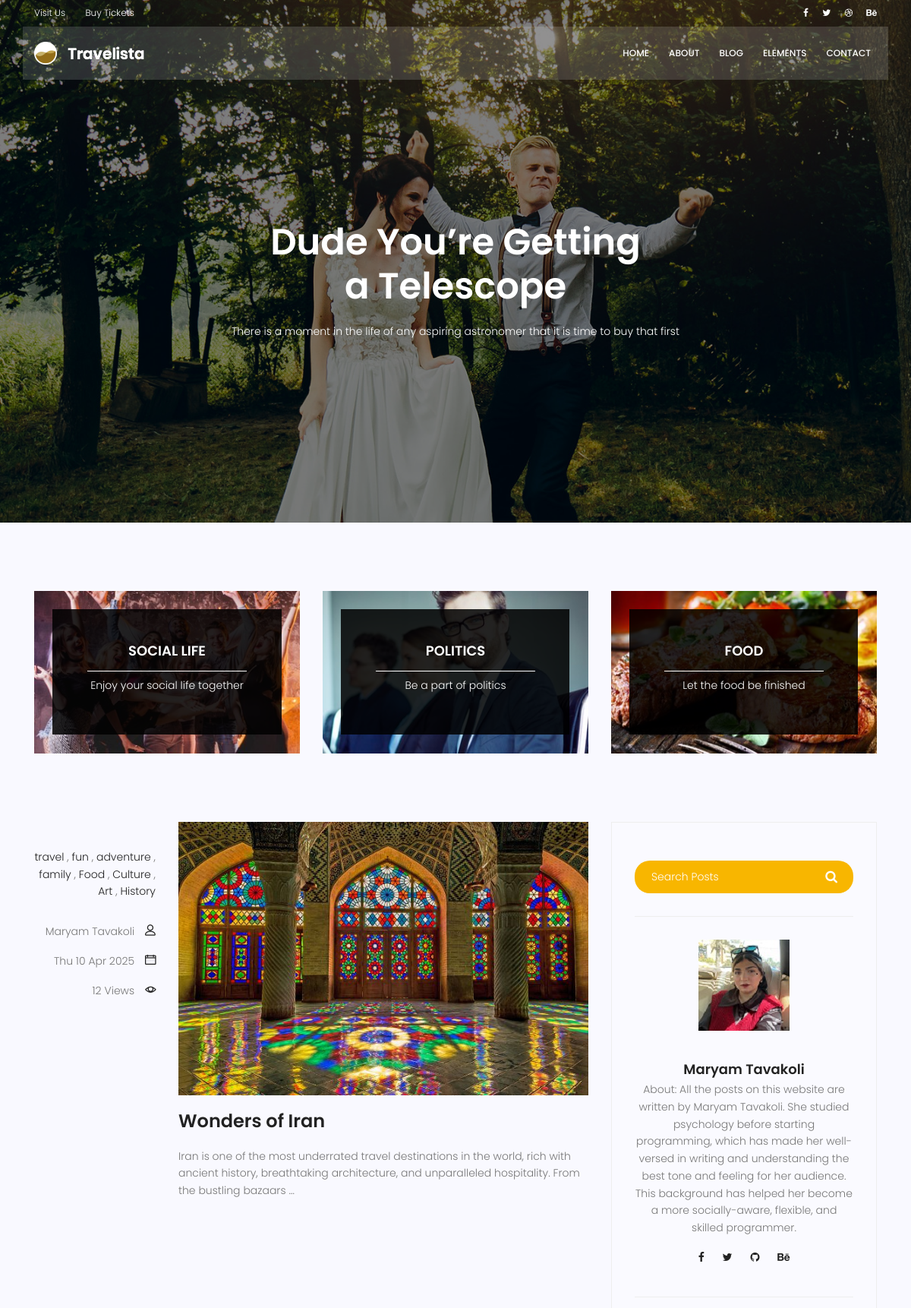
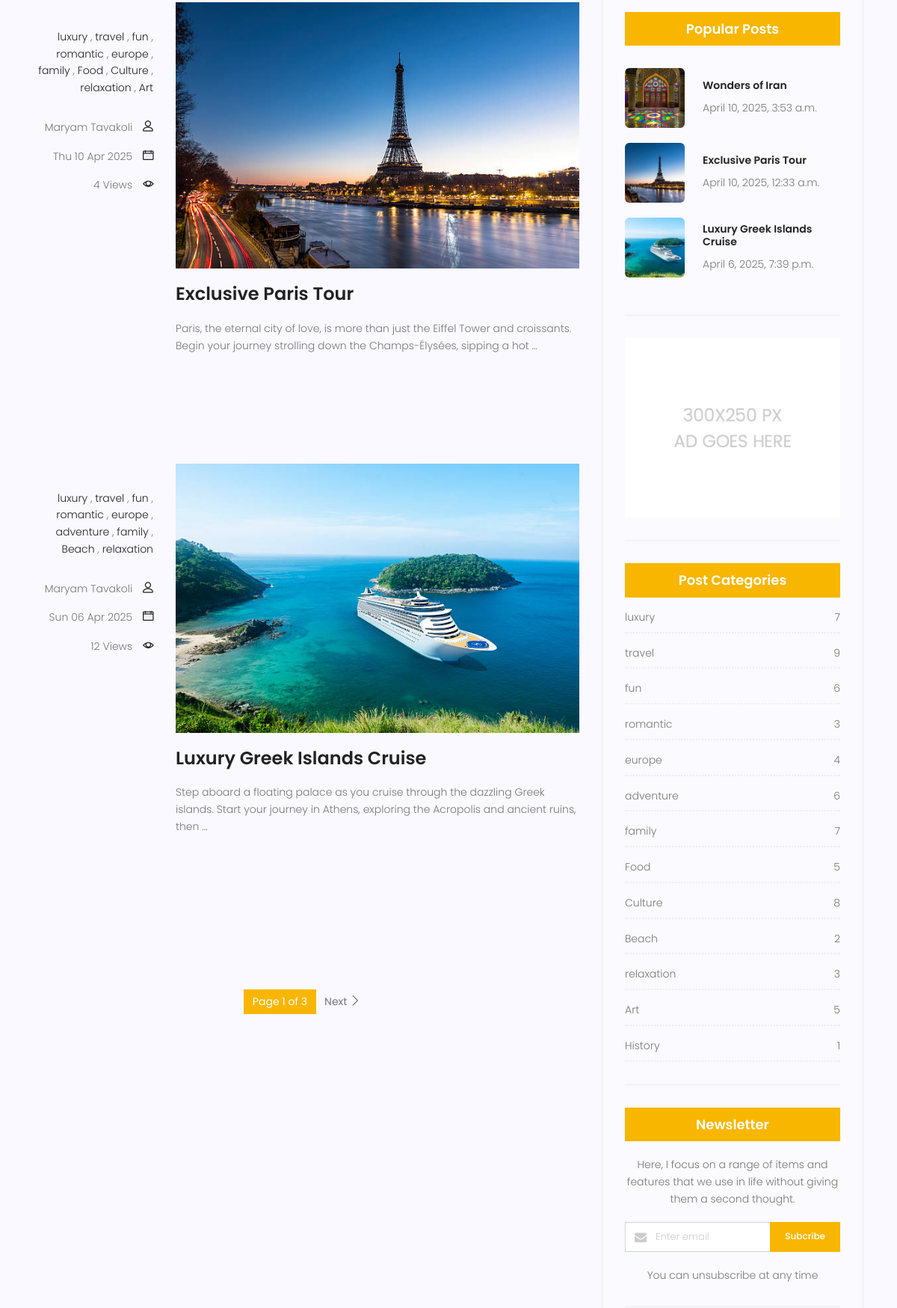
Page /blog/blog-home (upper part) on the committed database (2 pictures, top to bottom).
### app_blog_travel/models.py (models this page shows, shortened)
class category(models.Model):
    name = models.CharField(max_length=50, unique=True)
    def __str__(self):
        return self.name

class Post(models.Model):
    title = models.CharField(max_length=220)
    content = models.TextField()
    slug = models.SlugField(blank=True, null=True)
    image = models.ImageField(upload_to="Post_default",default="first_img_post/my_default.jpeg" )
    counted_views = models.IntegerField(default=0)
    Categories = models.ManyToManyField('category')
    author = models.ForeignKey('Author', on_delete=models.SET_NULL, null=True)
    published_date = models.DateTimeField(null=True)
    created_date = models.DateTimeField(auto_now_add=True)
    updated_date = models.DateTimeField(auto_now=True)
    class Meta:
        ordering = ['published_date']

class Author(models.Model):
    name = models.CharField(max_length=50, unique=True)
    image = models.ImageField(upload_to="author_default",default="first_img_author/author_info.jpeg" )
    about = models.TextField()
    def __str__(self):
        return self.name

### app_blog_travel/views.py (the view)
# urls.py: path('blog-home', blog_home_view, name="home"),
def blog_home_view(request, category_item=None):
    posts = Post.objects.filter(published_date__lte=timezone.now()).order_by('-published_date')
    if category_item:
        posts = posts.filter(Categories__name=category_item)
    all_authors = Author.objects.all()
    all_category = category.objects.all()
    category_dict = {}
    for cat in all_category:
        category_dict[cat] = Post.objects.filter(published_date__lte=timezone.now(), Categories=cat).count()
    paginator = Paginator(posts, 3)
    try:
        page_number = request.GET.get('page')
        page_obj = paginator.get_page(page_number)
    except PageNotAnInteger:
        page_obj = paginator.page(1)
    except EmptyPage:
        page_obj = paginator.page(paginator.num_pages)
    return render(request, 'blog-home.html', {'category_dict': category_dict, 'page_obj': page_obj, 'all_authors':all_authors,})

### app_blog_travel/templatetags/inclusion_tag.py (called while the page is built)
@register.inclusion_tag('inclusion_page.html')
def popular_posts():
    posts = Post.objects.filter(published_date__lte=timezone.now()).order_by('-published_date')[:3]
    return {'posts': posts}

### templates/blog-home.html (shortened to what this page needs)
{% extends 'base.html' %}
{% load static %}
{% load inclusion_tag %}
{% block codes %}
<section class="banner-area relative blog-home-banner" id="home">
	<div class="overlay overlay-bg"></div>
	<div class="container">
		<div class="row d-flex align-items-center justify-content-center">
			<div class="about-content blog-header-content col-lg-12">
				<h1 class="text-white">
					Dude You’re Getting
					a Telescope
				</h1>
				<p class="text-white">
					There is a moment in the life of any aspiring astronomer that it is time to buy that first
				</p>
			</div>
		</div>
	</div>
</section>
<section class="top-category-widget-area pt-90 pb-90 ">
	<div class="container">
		<div class="row">
			<div class="col-lg-4">
				<div class="single-cat-widget">
					<div class="content relative">
						<div class="overlay overlay-bg"></div>
					    <a href="#" target="_blank">
					      <div class="thumb">
					  		 <img class="content-image img-fluid d-block mx-auto" src="{% static 'img/blog/cat-widget1.jpg' %}" alt="">
					  	  </div>
					      <div class="content-details">
					        <h4 class="content-title mx-auto text-uppercase">Social life</h4>
					        <span></span>
					        <p>Enjoy your social life together</p>
					      </div>
					    </a>
					</div>
				</div>
			</div>
			<div class="col-lg-4">
				<div class="single-cat-widget">
					<div class="content relative">
						<div class="overlay overlay-bg"></div>
					    <a href="#" target="_blank">
					      <div class="thumb">
					  		 <img class="content-image img-fluid d-block mx-auto" src="{% static 'img/blog/cat-widget2.jpg' %}" alt="">
					  	  </div>
					      <div class="content-details">
					        <h4 class="content-title mx-auto text-uppercase">Politics</h4>
					        <span></span>
					        <p>Be a part of politics</p>
					      </div>
					    </a>
					</div>
				</div>
			</div>
			<div class="col-lg-4">
				<div class="single-cat-widget">
					<div class="content relative">
						<div class="overlay overlay-bg"></div>
					    <a href="#" target="_blank">
					      <div class="thumb">
					  		 <img class="content-image img-fluid d-block mx-auto" src="{% static 'img/blog/cat-widget3.jpg' %}" alt="">
					  	  </div>
					      <div class="content-details">
					        <h4 class="content-title mx-auto text-uppercase">Food</h4>
					        <span></span>
					        <p>Let the food be finished</p>
					      </div>
					    </a>
					</div>
				</div>
			</div>
		</div>
	</div>
</section>
<section class="post-content-area">
	<div class="container">
		<div class="row">
			<div class="col-lg-8 posts-list">
				{% for item in page_obj %}
					<div class="single-post row">
						<div class="col-lg-3 col-md-3 meta-details">
							<ul class="tags">
								{% for cat in item.Categories.all %}
									<li><a href="#">{{ cat }}</a></li>
									{% if not forloop.last %}, {% endif %}
								{% endfor %}
							</ul>
							<div class="user-details row">
								<p class="user-name col-lg-12 col-md-12 col-6">
									<a href="#">{{ item.author }}</a> <span class="lnr lnr-user"></span>
								</p>
								<p class="date col-lg-12 col-md-12 col-6">
									<a href="#">{{ item.published_date|date:"D d M Y" }}</a> <span class="lnr lnr-calendar-full"></span>
								</p>
								<p class="view col-lg-12 col-md-12 col-6">
									<a href="#">{{ item.counted_views }} Views</a> <span class="lnr lnr-eye"></span>
								</p>
							</div>
						</div>
						<div class="col-lg-9 col-md-9">
							<div class="blog-post-box">
								<img class="img-fluid" src="{{ item.image.url }}" alt="">
								<a class="posts-title" href="{% url 'app_blog_travel:single' slug=item.slug %}">
									<h3>{{ item.title }}</h3>
								</a>
								<p>{{ item.content|truncatewords:25 }}</p>
							</div>
						</div>
					</div>
				{% endfor %}
				<div>
					<nav class="blog-pagination justify-content-center d-flex">
					  <ul class="pagination">
						<li class="page-item active">
						  <span class="page-link">
							Page {{ page_obj.number }} of {{ page_obj.paginator.num_pages }}
						  </span>
						</li>
						{% if page_obj.has_next %}
						<li class="page-item">
						  <a class="page-link" href="?page={{ page_obj.next_page_number }}">
							Next <span class="lnr lnr-chevron-right"></span>
						  </a>
						</li>
						{% endif %}
					  </ul>
					</nav>
				  </div>
			</div>
			<div class="col-lg-4 sidebar-widgets">
				<div class="widget-wrap">
					<div class="single-sidebar-widget search-widget">
						<form class="search-form" action="{% url 'app_blog_travel:search' %}" method="get">
                            <input placeholder="Search Posts" name="search" type="text" onfocus="this.placeholder = ''" onblur="this.placeholder = 'Search Posts'" >
                            <button type="submit"><i class="fa fa-search"></i></button>
                        </form>
					</div>
					{% for item in all_authors %}
					<div class="single-sidebar-widget user-info-widget">
						<img src="{{ item.image.url }}" alt="">
						<a href="#"><h4>{{ item.name }}</h4></a>
						<p>
							{{ item.about }}
						</p>
						<ul class="social-links">
							<li><a href="#"><i class="fa fa-facebook"></i></a></li>
							<li><a href="#"><i class="fa fa-twitter"></i></a></li>
							<li><a href="#"><i class="fa fa-github"></i></a></li>
							<li><a href="#"><i class="fa fa-behance"></i></a></li>
						</ul>
					</div>
					{% endfor %}
					<div class="single-sidebar-widget popular-post-widget">
						<h4 class="popular-title">Popular Posts</h4>
						{% popular_posts %}
					</div>
					<div class="single-sidebar-widget ads-widget">
						<a href="#"><img class="img-fluid" src="{% static 'img/blog/ads-banner.jpg' %}" alt=""></a>
					</div>
					<div class="single-sidebar-widget post-category-widget">
						<h4 class="category-title">Post Categories</h4>
						<ul class="cat-list">
							{% for cat_name, count_cat in category_dict.items %}
								<li><a href="{% url 'app_blog_travel:category' category_item=cat_name %}" class="d-flex justify-content-between">
									<p>{{ cat_name }}</p>
									<p>{{ count_cat }}</p>
								</a></li>
							{% endfor %}
						</ul>
					</div>
					<div class="single-sidebar-widget newsletter-widget">
						<h4 class="newsletter-title">Newsletter</h4>
						<p>
							Here, I focus on a range of items and features that we use in life without
							giving them a second thought.
						</p>
						<div class="form-group d-flex flex-row">
						   <div class="col-autos">
						      <div class="input-group">
						        <div class="input-group-prepend">
						          <div class="input-group-text"><i class="fa fa-envelope" aria-hidden="true"></i>
								</div>
						        </div>
						        <input type="text" class="form-control" id="inlineFormInputGroup" placeholder="Enter email" onfocus="this.placeholder = ''" onblur="this.placeholder = 'Enter email'" >
						      </div>
						    </div>
						    <a href="#" class="bbtns">Subcribe</a>
						</div>
						<p class="text-bottom">
							You can unsubscribe at any time
						</p>
					</div>
				</div>
			</div>
		</div>
	</div>
</section>
{% endblock %}

### templates/inclusion_page.html
<div class="popular-post-list">
    {% for item in posts %}
    <div class="single-post-list d-flex flex-row align-items-center">
      <div class="thumb">
        <img class="img-fluid" src="{{ item.image.url }}" alt="">
      </div>
      <div class="details">
        <a href="{% url 'app_blog_travel:single' slug=item.slug %}"><h6>{{ item.title }}</h6></a>
        <p>{{ item.published_date }}</p>
      </div>
    </div>
    {% endfor %}
  </div>

### rows in the picture
Post: author "Maryam Tavakoli", published_date "Thu 10 Apr 2025", counted_views "12", image (picture), title "Wonders of Iran", content "Iran is one of the most underrated travel destinations in the world, rich with ancient history, breathtaking architecture, and unparalleled hospitality. From the bustling bazaars …", published_date "April 10, 2025, 3:53 a.m."
category: name "travel", count_cat "9"
category: name "fun", count_cat "6"
category: name "adventure", count_cat "6"
category: name "family", count_cat "7"
category: name "Food", count_cat "5"
category: name "Culture", count_cat "8"
category: name "Art", count_cat "5"
category: name "History", count_cat "1"
Post: author "Maryam Tavakoli", published_date "Thu 10 Apr 2025", counted_views "4", image (picture), title "Exclusive Paris Tour", content "Paris, the eternal city of love, is more than just the Eiffel Tower and croissants. Begin your journey strolling down the Champs-Élysées, sipping a hot …", published_date "April 10, 2025, 12:33 a.m."
category: name "luxury", count_cat "7"
category: name "romantic", count_cat "3"
category: name "europe", count_cat "4"
category: name "relaxation", count_cat "3"
Post: author "Maryam Tavakoli", published_date "Sun 06 Apr 2025", counted_views "12", image (picture), title "Luxury Greek Islands Cruise", content "Step aboard a floating palace as you cruise through the dazzling Greek islands. Start your journey in Athens, exploring the Acropolis and ancient ruins, then …", published_date "April 6, 2025, 7:39 p.m."
category: name "Beach", count_cat "2"
Author: image (picture), name "Maryam Tavakoli", about "About: All the posts on this website are written by Maryam Tavakoli. She studied psychology before starting programming, which has made her well-versed in writing and understanding the best tone and feeling for her audience. This background has helped her become a more socially-aware, flexible, and skilled programmer."

### other values in the picture
{{ page_obj.number }} "1"
{{ page_obj.paginator.num_pages }} "3"
